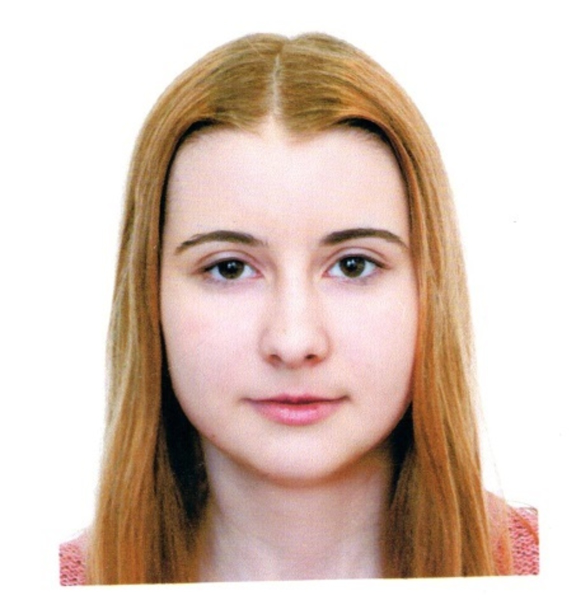
#> input picture imgs/photo.jpg, 1152 x 1200 px, found by its file name (shown at 1/2 size)
$ python string_art.py
#> lines starting #> are read from the running program, lines starting #| are printed output that depends on the picture
import cv2
import numpy as np
from matplotlib import pyplot as plt
from scipy.fftpack import fft, fftshift, ifft
import numpy as np
from sklearn.preprocessing import MinMaxScaler
from scipy import misc
from PIL import Image
from scipy.interpolate import interp1d
import argparse
from functools import partial


# Apply circular mask to image
def maskImage(image, radius):
    y, x = np.ogrid[-radius : radius + 1, -radius : radius + 1]
    mask = x ** 2 + y ** 2 > radius ** 2
    image[mask] = 0
    return image

def projection(img, thetas):
  '''Forward projection '''
  img = Image.fromarray(img)
  num_theta = len(thetas)
  sinogram = np.zeros((img.size[1], num_theta))
  for i, theta in enumerate(thetas):
    rot_img = img.rotate(theta)
    sinogram[:, i] = np.sum(rot_img, axis=0)
  return sinogram

def get_ramp_fourier_filter(size):
  '''Ramp filter in fourier space'''
  n = np.concatenate((np.arange(1, size / 2 + 1, 2, dtype=int),
                      np.arange(size / 2 - 1, 0, -2, dtype=int)))
  f = np.zeros(size)
  f[0] = 1 / 4
  f[1::2] = -1 / (np.pi * n) ** 2
  fourier_filter = np.real(fft(f))
  return fourier_filter[:, np.newaxis]

def filtered_projection(sinogram):
  ''' Sinogram filtration with ramp filter'''
  size, thetas = sinogram.shape
  # resize image to next power of two (but no less than 64) for
  # Fourier analysis; speeds up Fourier and lessens artifacts
  projection_size_padded = max(64, int(2 ** np.ceil(np.log2(2 * size))))
  pad_width = ((0, projection_size_padded - size), (0, 0))
  sinogram = np.pad(sinogram, pad_width, mode='constant', constant_values=0)
  fft_ramp = get_ramp_fourier_filter(sinogram.shape[0])
  projection = fft(sinogram, axis=0) * fft_ramp
  filtered = np.real(ifft(projection, axis=0)[:size, :])
  return filtered

def cuttering(sinogram, rate=0.5):
  '''Cut chosen rate of threads '''
  cutting_sinogram = sinogram.copy()
  len_size = sinogram.shape[0]
  idx = np.random.choice(len_size, size=int(rate*len_size), replace=False)
  cutting_sinogram.T[:, idx] = 0
  return cutting_sinogram

def back_projection(filtered, theta):
  output_size, len_theta = filtered.shape
  reconstructed = np.zeros((output_size, output_size))
  radius = output_size // 2
  xpr, ypr = np.mgrid[:output_size, :output_size] - radius
  x = np.arange(output_size) - output_size // 2

  for col, angle in zip(filtered.T, np.deg2rad(theta)):
      t = ypr * np.cos(angle) + xpr * np.sin(angle)
      interpolant = partial(np.interp, xp=x, fp=col, left=0, right=0)
      reconstructed += interpolant(t)
  out_reconstruction_circle = (xpr ** 2 + ypr ** 2) > radius ** 2
  reconstructed[out_reconstruction_circle] = 0.
  return reconstructed

def binarize(sinogram):
  ''' Random dithering
  For each pixel set 1 with probability in this pixel, else 0
  '''
  hm, wm = sinogram.shape
  for h in range(hm):
    for w in range(wm):
      p = sinogram[h, w]
      sinogram[h, w] = np.random.choice([0, 1], p = [1 - p, p])
  return sinogram

def normalize(sinogram):
  ''' Normalization '''
  sinogram[sinogram < 0] = 0
  scaler = MinMaxScaler(feature_range=(0, 1))
  scaler = scaler.fit_transform(sinogram)
  scaler = np.where(scaler > 1, 1, scaler)
  return scaler

def contrast(img, compare_param = 0.6):
  ''' Contrast pixels with high brightness '''
  return np.where(img > np.mean(img)*compare_param, img*10000, img)

def preprocess_image(img_path, imgRadius = 200):
  '''Convert to gray, crop, resize and create circle mask '''
#> called with img_path = 'photo.jpg', imgRadius = 200
  # Load image
  image = cv2.imread(img_path)
#> image is the input picture: shape (1200, 1152, 3); mean B, G, R 184.1, 195.6, 216.2
  # Crop image
  height, width = image.shape[0:2]
#> height = 1200; width = 1152
  minEdge= min(height, width)
#> minEdge = 1152
  topEdge = int((height - minEdge)/2)
#> topEdge = 24
  leftEdge = int((width - minEdge)/2)
#> leftEdge = 0
  imgCropped = image[100:1000, 150:1050]
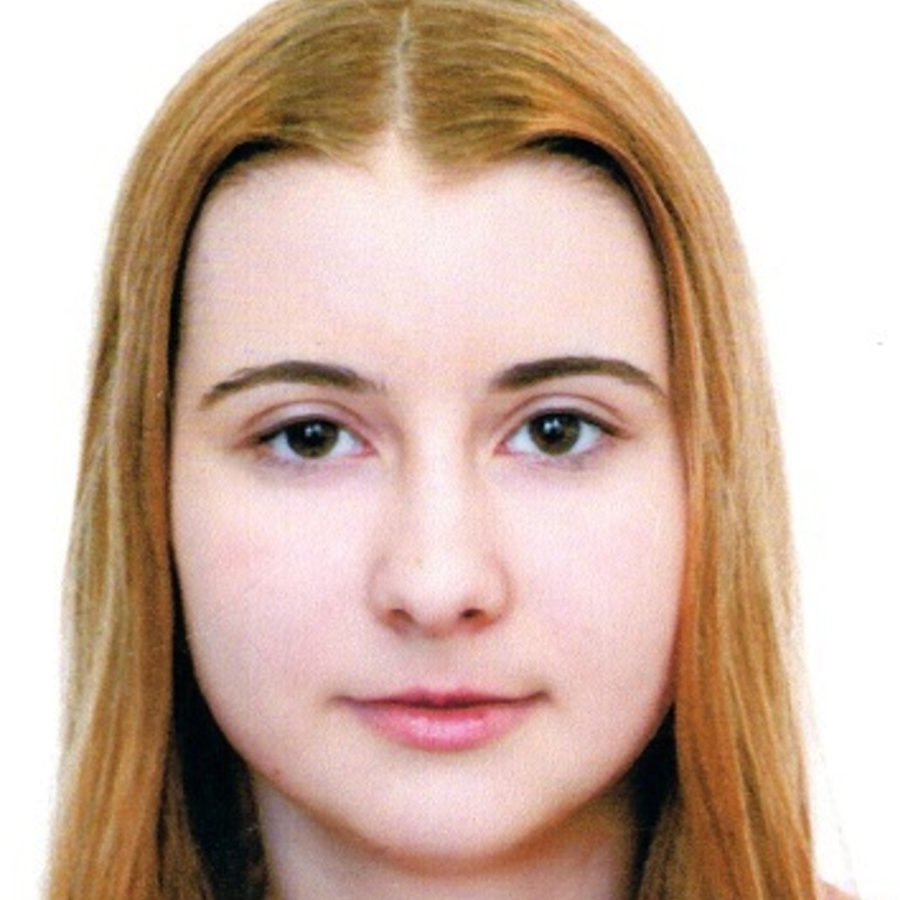
#> imgCropped: shape (900, 900, 3); mean B, G, R 163.8, 179, 205.7
  # Convert to grayscale
  imgGray = cv2.cvtColor(imgCropped, cv2.COLOR_BGR2GRAY)
  # Resize image
  imgSized = cv2.resize(imgGray, (2*imgRadius + 1, 2*imgRadius + 1))
  # Mask image
  imgMasked = maskImage(imgSized, imgRadius)
#> in maskImage, `image[mask] = 0`:
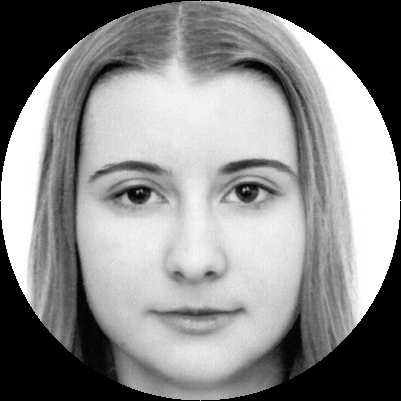
#> image: shape (401, 401); min 0, max 255, mean 138.6
  return imgMasked[:401, :401]

def main():
  parser = argparse.ArgumentParser()
  parser.add_argument(
      '--path',
      default='photo.jpg',
      help='Path to file'
  )
  parser.add_argument(
      '--number_angles',
      default=60,
      help='Number of angles'
  )
  parser.add_argument(
      '--rate',
      default=0.5,
      help='Rate of threads to delete'
  )
  parser.add_argument(
      '--visualize',
      default=True,
      help='Rate of threads to delete'
  )
  parser.add_argument(
      '--contrast',
      default=True,
      help='Rate of threads to delete'
  )
  args = parser.parse_args()
  num_angles = int(args.number_angles)
  rate = float(args.rate)
  is_contrast = args.contrast
  visualize = args.visualize
  img_path = args.path
  print('Start image preprocessing')
  img = preprocess_image(img_path)
  if visualize:
    plt.title('Initial image')
    plt.imshow(img, cmap='gray')
    plt.show()
  theta = np.linspace(0., 360., num_angles)
  print('Compute the sinogram')
  sinogram = projection(img, theta)
  if visualize:
    plt.title('Initial sinogram')
    plt.imshow(sinogram.T, cmap='gray')
    plt.show()
  print('Filter the sinogram with ramp filter')
  filtered = filtered_projection(sinogram)
  if visualize:
    plt.title('Filtered sinogram')
    plt.imshow(filtered.T, cmap='gray')
    plt.show()
  print('Cut defined rate of threads from the sinogram')
  cuttered = cuttering(filtered, rate)
  if visualize:
    plt.title('Cuttered sinogram')
    plt.imshow(cuttered.T, cmap='gray')
    plt.show()
  print('Normalize and binarize filtered sinogram')
  normalized = normalize(cuttered)
  if visualize:
    plt.title('Normalized sinogram')
    plt.imshow(normalized.T, cmap='gray')
    plt.show()
  binarized = binarize(normalized)
#> after the loop in binarize, `for h in range(hm):`:
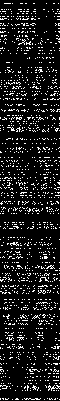
#> sinogram: shape (401, 60) float64; values 0 (black) and 1 (white), 11.5% white in thin lines or dots
  if visualize:
    plt.title('Binarized sinogram')
    plt.imshow(binarized.T, cmap='gray')
    plt.show()
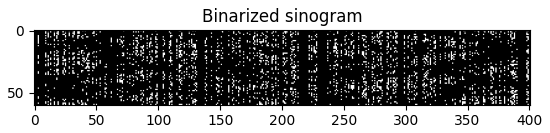
#> figure drawn by matplotlib, 1 panel
  print('Backprojection of obtained sinogram')
  backprojected = back_projection(binarized, theta)
#> the loop in back_projection, `for col, angle in zip(filtered.T, np.deg2rad(theta)):` made 60 passes
#> angle on passes 1 to 12: 0, 0.106, 0.213, 0.319, 0.426, 0.532, 0.639, 0.745, 0.852, 0.958, 1.06, 1.17
#> pass 1, in back_projection, `t = ypr * np.cos(angle) + xpr * np.sin(angle)`:
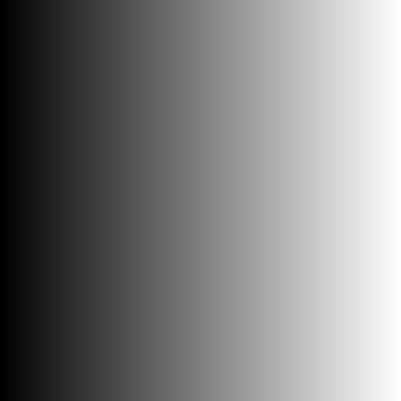
#> t: shape (401, 401) float64; min -200, max 200, mean 0; drawn with min black and max white
#> pass 2, in back_projection, `reconstructed += interpolant(t)`:
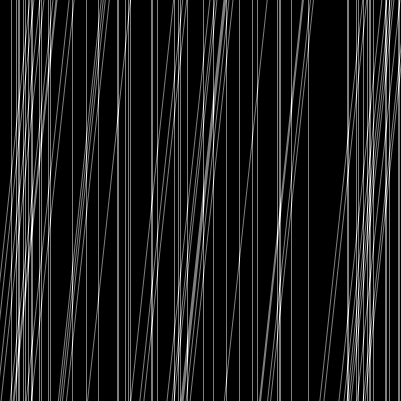
#> reconstructed: shape (401, 401) float64; min 0, max 2, mean 0.23; drawn with min black and max white
#> in back_projection, `reconstructed[out_reconstruction_circle] = 0.`:
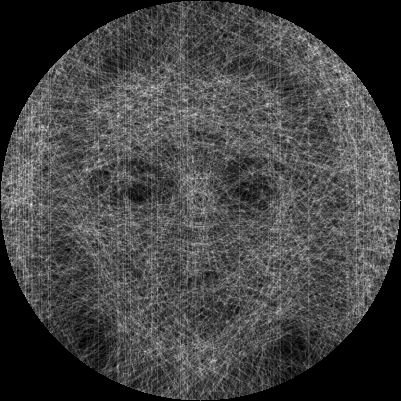
#> reconstructed: shape (401, 401) float64; min 0, max 20.8, mean 5.4; drawn with min black and max white
  if visualize:
    plt.title('After back projection')
    plt.imshow(backprojected, cmap='gray')
    plt.show()
  cv2.imwrite("result.png", (backprojected-backprojected.min())*255/(backprojected.max()-backprojected.min()))
  if is_contrast:
    print('Contrasting obtained backprojection')
    contrasted = contrast(backprojected)
    cv2.imwrite("contrasted_result.png", (contrasted-contrasted.min())*255/(contrasted.max()-contrasted.min()))
    if visualize:
        plt.title('After contrasting')
        plt.imshow(contrasted, cmap='gray')
        plt.show()

main()
